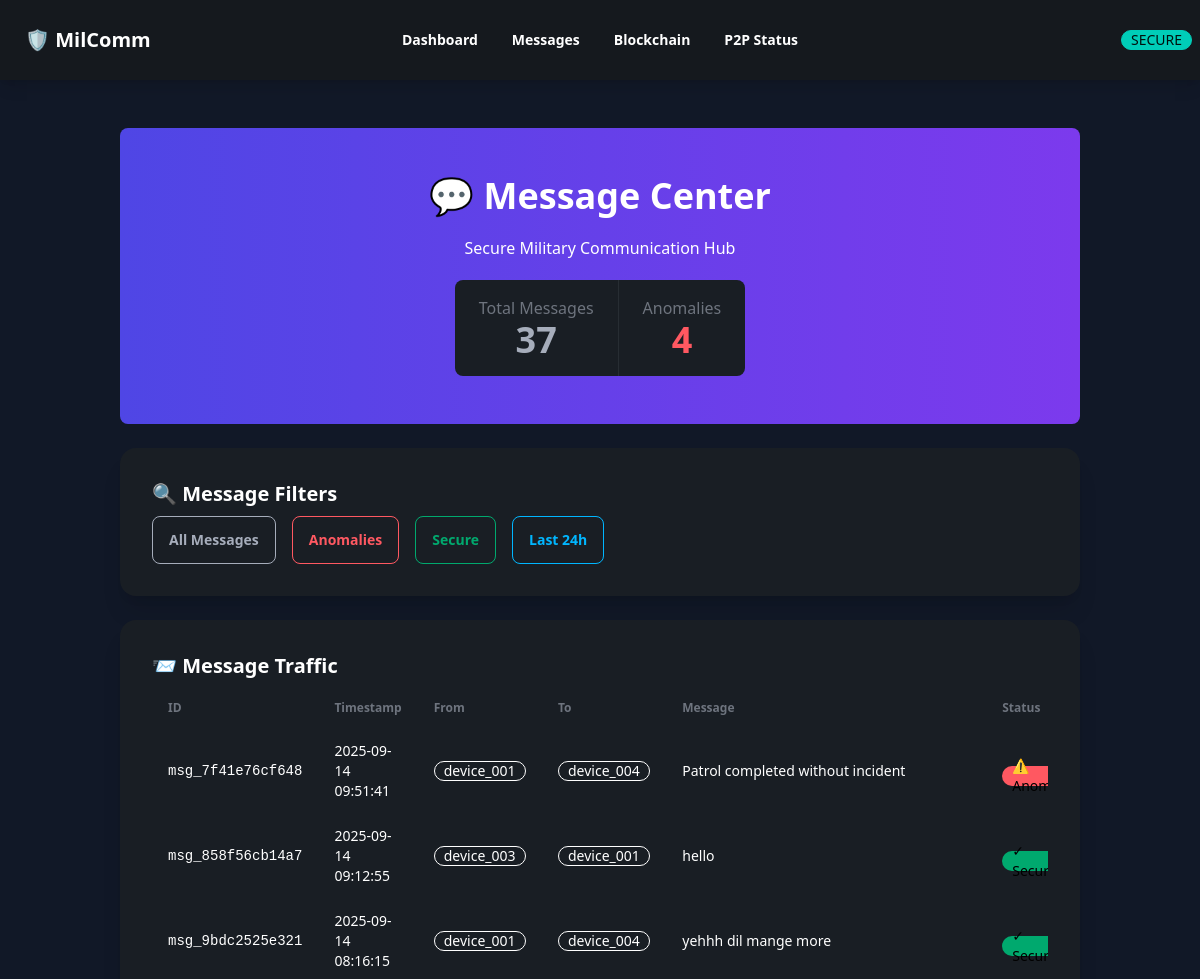
Page /messaging/list/ (upper part) on the earlier database version.
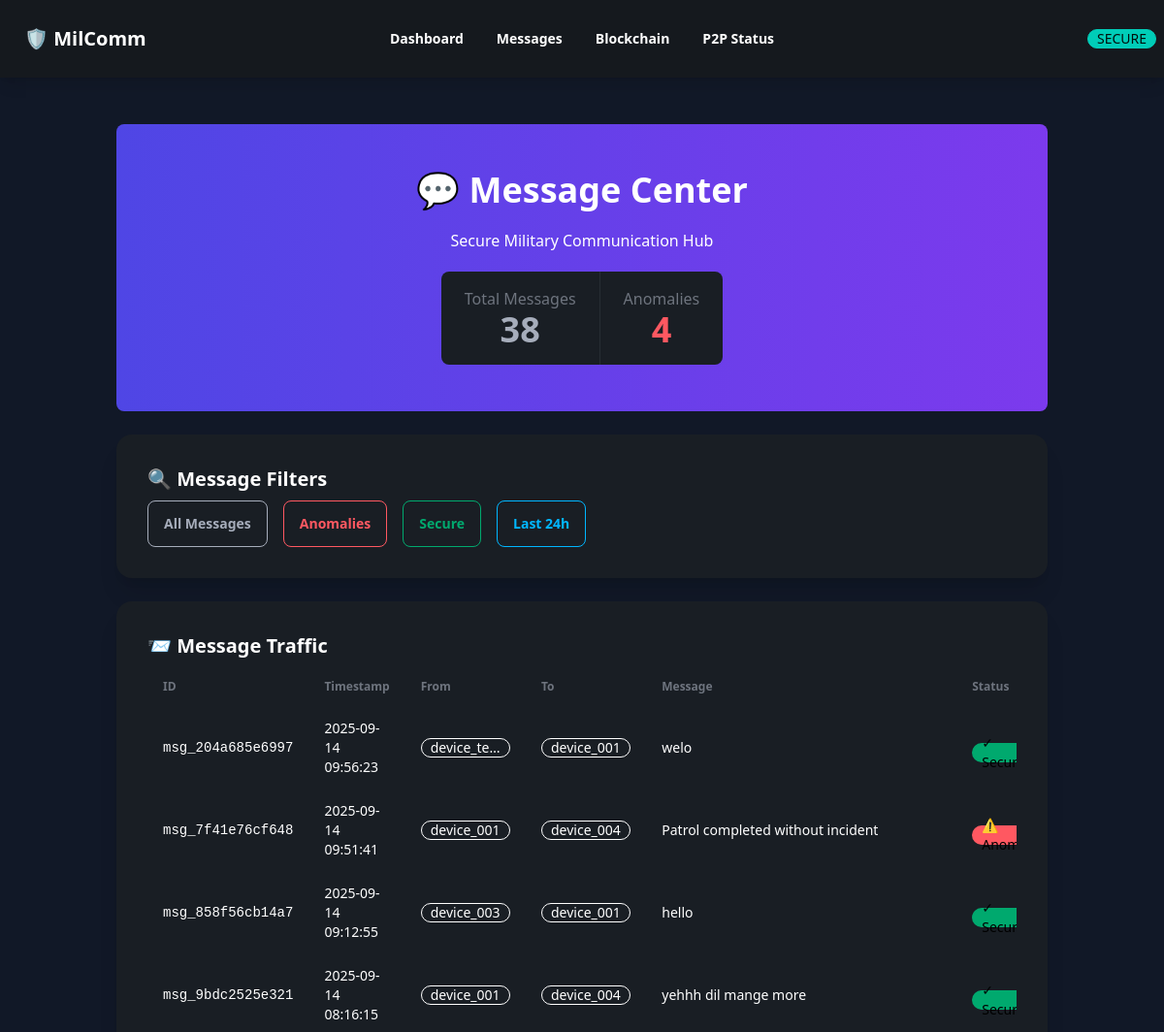
Same page on the later database version.
### messaging/models.py (models this page shows)
class Message(models.Model):
	msg_id = models.CharField(max_length=128, unique=True)
	sender = models.ForeignKey('users.Device', on_delete=models.CASCADE, related_name='sent_messages')
	receiver = models.ForeignKey('users.Device', on_delete=models.CASCADE, related_name='received_messages')
	payload = models.TextField()  # Encrypted
	timestamp = models.DateTimeField(auto_now_add=True)
	blockchain_tx = models.CharField(max_length=128, null=True, blank=True)  # Blockchain tx hash
	anomaly_flag = models.BooleanField(default=False)

### users/models.py (models this page shows)
class Device(models.Model):
	device_id = models.CharField(max_length=128, unique=True)
	owner = models.ForeignKey('auth.User', on_delete=models.CASCADE)
	public_key = models.TextField()
	registered_at = models.DateTimeField(auto_now_add=True)

### messaging/views.py (the view)
# urls.py: path('list/', views.message_list_view, name='message_list_view'),
def message_list_view(request):
    from django.shortcuts import render
    from datetime import timedelta
    messages = Message.objects.select_related('sender', 'receiver').order_by('-timestamp')
    anomaly_count = Message.objects.filter(anomaly_flag=True).count()
    recent_count = Message.objects.filter(
        timestamp__gte=timezone.now() - timedelta(hours=24)
    ).count()
    context = {
        'messages': messages,
        'anomaly_count': anomaly_count,
        'recent_count': recent_count,
        'total_count': messages.count(),
    }
    return render(request, 'messaging/message_list.html', context)

### templates/messaging/message_list.html (shortened to what this page needs)
{% extends 'base.html' %}
{% block content %}
<div class="container mx-auto p-4">
    <div class="hero bg-gradient-to-r from-primary to-secondary text-white py-8 rounded-lg mb-6">
        <div class="hero-content text-center">
            <div class="max-w-md">
                <h1 class="mb-5 text-4xl font-bold">💬 Message Center</h1>
                <p class="mb-5">Secure Military Communication Hub</p>
                <div class="stats stats-horizontal bg-base-200 text-base-content rounded-lg">
                    <div class="stat">
                        <div class="stat-title">Total Messages</div>
                        <div class="stat-value" id="total-messages">{{ messages.count }}</div>
                    </div>
                    <div class="stat">
                        <div class="stat-title">Anomalies</div>
                        <div class="stat-value text-error" id="anomaly-count">{{ anomaly_count }}</div>
                    </div>
                </div>
            </div>
        </div>
    </div>
    <div class="card bg-base-200 shadow-xl mb-6">
        <div class="card-body">
            <h2 class="card-title">🔍 Message Filters</h2>
            <div class="flex flex-wrap gap-4">
                <button class="btn btn-outline" onclick="filterMessages('all')">All Messages</button>
                <button class="btn btn-outline btn-error" onclick="filterMessages('anomaly')">Anomalies</button>
                <button class="btn btn-outline btn-success" onclick="filterMessages('secure')">Secure</button>
                <button class="btn btn-outline btn-info" onclick="filterMessages('recent')">Last 24h</button>
            </div>
        </div>
    </div>
    <div class="card bg-base-200 shadow-xl">
        <div class="card-body">
            <h2 class="card-title">📨 Message Traffic</h2>
            <div class="overflow-x-auto">
                <table class="table table-zebra w-full">
                    <thead>
                        <tr>
                            <th>ID</th>
                            <th>Timestamp</th>
                            <th>From</th>
                            <th>To</th>
                            <th>Message</th>
                            <th>Status</th>
                        </tr>
                    </thead>
                    <tbody id="messages-table">
                        {% for message in messages %}
                        <tr class="message-row {% if message.anomaly_flag %}anomaly{% endif %}">
                            <td class="font-mono text-sm">{{ message.msg_id }}</td>
                            <td class="text-sm">{{ message.timestamp|date:"Y-m-d H:i:s" }}</td>
                            <td class="text-sm">
                                <div class="badge badge-outline">{{ message.sender.device_id|truncatechars:10 }}</div>
                            </td>
                            <td class="text-sm">
                                <div class="badge badge-outline">{{ message.receiver.device_id|truncatechars:10 }}</div>
                            </td>
                            <td class="max-w-xs truncate">{{ message.payload|truncatechars:50 }}</td>
                            <td>
                                {% if message.anomaly_flag %}
                                    <div class="badge badge-error">⚠️ Anomaly</div>
                                {% else %}
                                    <div class="badge badge-success">✓ Secure</div>
                                {% endif %}
                            </td>
                        </tr>
                        {% empty %}
                        <tr>
                            <td colspan="7" class="text-center text-gray-500">No messages found</td>
                        </tr>
                        {% endfor %}
                    </tbody>
                </table>
            </div>
        </div>
    </div>
</div>
{% endblock %}

Differences in the rows shown:
added Message: msg_id "msg_204a685e6997", timestamp "2025-09-14 09:56:23", sender.device_id "device_te…", receiver.device_id "device_001", payload "welo"
Other differences:
{{ messages.count }}: "37" → "38"
